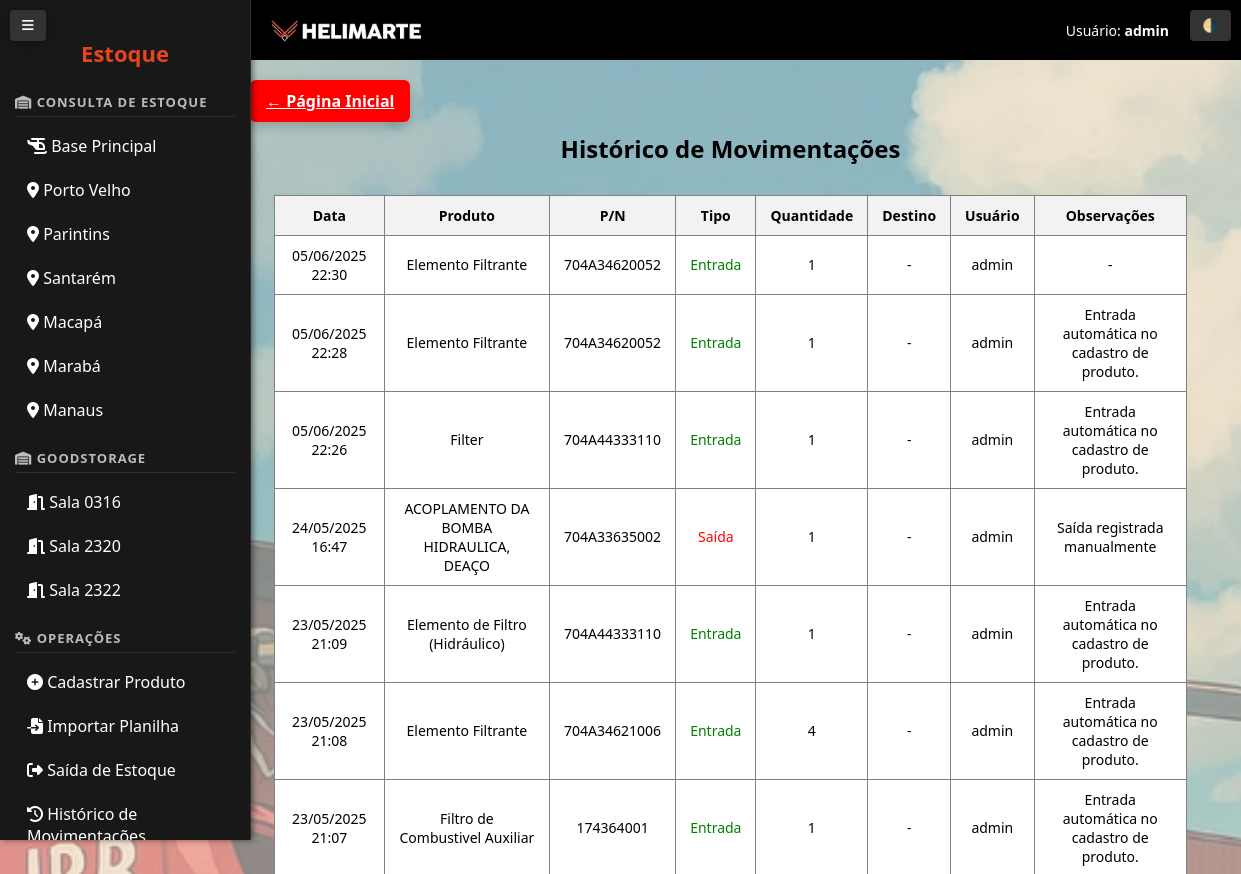
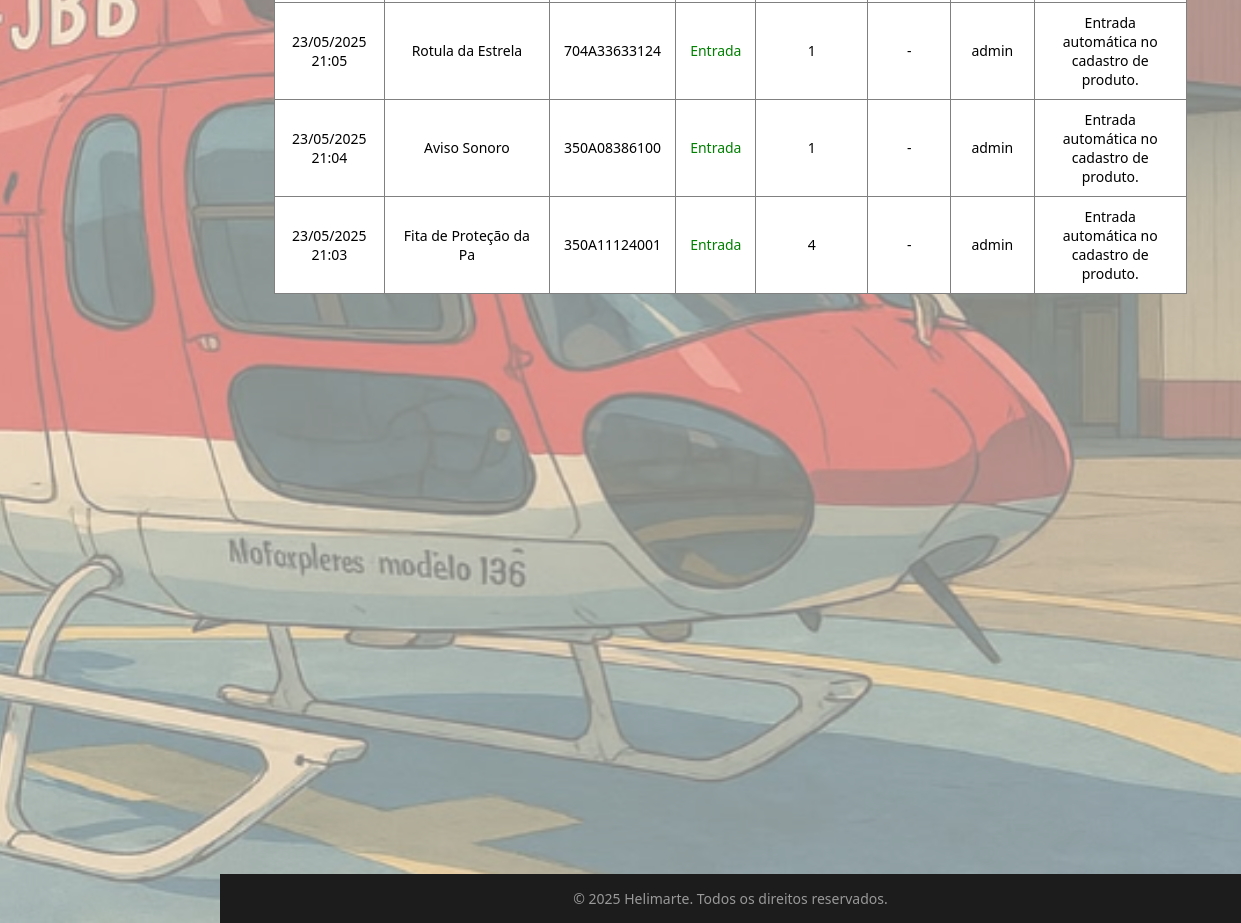
The app's page /historico-movimentacoes/ (signed in) with its own data (2 pictures, top to bottom).
### estoque/models.py (models this page shows, shortened)
class MovimentoEstoque(models.Model):
    ENTRADA = 'E'
    SAIDA = 'S'
    TIPO_CHOICES = [
        (ENTRADA, 'Entrada'),
        (SAIDA, 'Saída'),
    ]
    produto = models.ForeignKey(Produto, on_delete=models.CASCADE)
    tipo = models.CharField("Tipo", max_length=1, choices=TIPO_CHOICES)
    quantidade = models.PositiveIntegerField("Quantidade")
    data_movimento = models.DateTimeField("Data do Movimento", auto_now_add=True)
    validade = models.DateField("Validade", null=True, blank=True)
    local_guardado = models.CharField("Local onde está guardado", max_length=100, blank=True)
    destino = models.CharField("Destino", max_length=100, blank=True)
    observacoes = models.TextField("Observações", blank=True)
    usuario = models.ForeignKey(User, on_delete=models.SET_NULL, null=True, blank=True)

class Produto(models.Model):
    BASE_CHOICES = [
        ("Base Principal", "Base Principal"),
        ("Base Porto Velho", "Base Porto Velho"),
        ("Base Parintins", "Base Parintins"),
        ("Base Santarém", "Base Santarém"),
        ("Base Macapá", "Base Macapá"),
        ("Base Marabá", "Base Marabá"),
        ("Base Manaus", "Base Manaus"),
        ("Sala 0316", "Sala 0316"),
        ("Sala 2320", "Sala 2320"),
        ("Sala 2322", "Sala 2322"),
    ]
    DESTINO_CHOICES = [
        ("Estoque", "Estoque"),
        ("PS-ARB", "PS-ARB"),
        ("PS-JOR", "PS-JOR"),
        ("PS-VCB", "PS-VCB"),
        ("PS-JJF", "PS-JJF"),
        ("PS-ELI", "PS-ELI"),
        ("PS-ALE", "PS-ALE"),
        ("PS-JAE", "PS-JAE"),
        ("PT-HYO", "PT-HYO"),
        ("PP-JBB", "PP-JBB"),
        ("PR-JJB", "PR-JJB"),
        ("PT-YUN", "PT-YUN"),
        ("PT-YTU", "PT-YTU"),
        ("PP-JUL", "PP-JUL"),
    ]
    nome = models.CharField("Nome do Produto", max_length=100)
    pn = models.CharField("P/N", max_length=50)
    sn = models.CharField("S/N", max_length=100, blank=True, null=True)
    quantidade = models.PositiveIntegerField("Quantidade", default=0)
    validade = models.DateField("Validade", null=True, blank=True)
    observacoes = models.TextField("Observações", blank=True, null=True)
    nome_responsavel = models.CharField("Nome do Responsável", max_length=100, blank=True, null=True)
    base = models.CharField("Base", max_length=50, choices=BASE_CHOICES, default="Base Principal")
    local = models.CharField("Local", max_length=100, blank=True, null=True)
    estoque_minimo = models.IntegerField(default=0)
    destino = models.CharField("Destino", max_length=100, choices=DESTINO_CHOICES, blank=True, null=True)
    class Meta:
        unique_together = ['pn', 'base']
        ordering = ['nome']

### estoque/views.py (the view)
# urls.py: path('historico-movimentacoes/', views.historico_movimentacoes, name='historico_movimentacoes'),
@login_required
def historico_movimentacoes(request):
    movimentos = MovimentoEstoque.objects.all().order_by('-data_movimento')
    return render(request, 'estoque/historico_movimentacoes.html', {'movimentos': movimentos})

### estoque/templates/estoque/historico_movimentacoes.html (shortened to what this page needs)
{% extends 'estoque/base.html' %}
{% block content %}
<h2 style="text-align: center; margin-bottom: 30px;">Histórico de Movimentações</h2>
<table border="1" cellpadding="8" cellspacing="0" style="margin: auto; width: 95%; border-collapse: collapse;">
  <thead style="background-color: #f2f2f2;">
    <tr>
      <th>Data</th>
      <th>Produto</th>
      <th>P/N</th>
      <th>Tipo</th>
      <th>Quantidade</th>
      <th>Destino</th>
      <th>Usuário</th>
      <th>Observações</th>
    </tr>
  </thead>
  <tbody>
    {% for movimento in movimentos %}
    <tr>
      <td>{{ movimento.data_movimento|date:"d/m/Y H:i" }}</td>
      <td>{{ movimento.produto.nome }}</td>
      <td>{{ movimento.produto.pn }}</td>
      <td>
        {% if movimento.tipo == "E" %}
          <span style="color: green;">Entrada</span>
        {% else %}
          <span style="color: red;">Saída</span>
        {% endif %}
      </td>
      <td>{{ movimento.quantidade }}</td>
      <td>{{ movimento.destino|default:"-" }}</td>
      <td>{{ movimento.usuario.username|default:"-" }}</td>
      <td>{{ movimento.observacoes|default:"-" }}</td>
    </tr>
    {% empty %}
    <tr>
      <td colspan="8" style="text-align: center;">Nenhum movimento registrado.</td>
    </tr>
    {% endfor %}
  </tbody>
</table>
{% endblock %}

### estoque/templates/estoque/base.html (shortened to what this page needs)
{% load static %}
<!DOCTYPE html>
<html lang="pt-br" data-theme="light">
<head>
    {% block head_links %}
    <link rel="stylesheet" href="{% static 'css/modo_escuro.css' %}">
    <link rel="stylesheet" href="{% static 'css/estilo_base.css' %}">
    <link rel="stylesheet" href="https://cdnjs.cloudflare.com/ajax/libs/font-awesome/6.5.0/css/all.min.css"
 />
    {% endblock %}
</head>
<body class="{% block body_class %}{% endblock %}">
    <button id="toggleSidebarBtn" onclick="toggleSidebar()" title="Alternar Menu">
        <i class="fas fa-bars"></i>
    </button>
    <button id="toggleThemeBtn" onclick="toggleTheme()" title="Alternar Tema">🌗</button>
    <aside id="sidebar">
        {% block sidebar %}
        <h1>Estoque</h1>
        <nav>
            <strong><i class="fa-solid fa-warehouse"></i> Consulta de Estoque</strong>
            <a href="{% url 'consulta_por_base' 'base-principal' %}"><i class="fa-solid fa-helicopter"></i> Base
                Principal</a>
            <a href="{% url 'consulta_por_base' 'base-porto-velho' %}"><i class="fa-solid fa-location-dot"></i> Porto
                Velho</a>
            <a href="{% url 'consulta_por_base' 'base-parintins' %}"><i class="fa-solid fa-location-dot"></i>
                Parintins</a>
            <a href="{% url 'consulta_por_base' 'base-santarem' %}"><i class="fa-solid fa-location-dot"></i>
                Santarém</a>
            <a href="{% url 'consulta_por_base' 'base-macapa' %}"><i class="fa-solid fa-location-dot"></i> Macapá</a>
            <a href="{% url 'consulta_por_base' 'base-maraba' %}"><i class="fa-solid fa-location-dot"></i> Marabá</a>
            <a href="{% url 'consulta_por_base' 'base-manaus' %}"><i class="fa-solid fa-location-dot"></i> Manaus</a>
            <strong><i class="fa-solid fa-warehouse"></i> GoodStorage</strong>
            <a href="{% url 'consulta_por_base' 'sala-0316' %}"><i class="fa-solid fa-door-open"></i> Sala 0316</a>
            <a href="{% url 'consulta_por_base' 'sala-2320' %}"><i class="fa-solid fa-door-open"></i> Sala 2320</a>
            <a href="{% url 'consulta_por_base' 'sala-2322' %}"><i class="fa-solid fa-door-open"></i> Sala 2322</a>
            <strong><i class="fas fa-cogs"></i> Operações</strong>
            <a href="{% url 'cadastrar_produto' %}"><i class="fas fa-plus-circle"></i> Cadastrar Produto</a>
            <a href="{% url 'importar_produtos' %}"><i class="fas fa-file-import"></i> Importar Planilha</a>
            <a href="{% url 'saida_estoque' %}"><i class="fas fa-sign-out-alt"></i> Saída de Estoque</a>
            <a href="{% url 'historico_movimentacoes' %}"><i class="fas fa-history"></i> Histórico de Movimentações</a>
        </nav>
        {% endblock %}
    </aside>
    <header>
        <div class="logo">
            <img src="{% static 'logo_grande.png' %}" alt="Logo Helimarte">
        </div>
        <div class="user-info">
            Usuário: <strong>{{ request.user.username }}</strong>
        </div>
    </header>
    <main>
        {% if not home %}
        <a href="{% url 'pagina_inicial' %}" class="btn">← Página Inicial</a>
        {% endif %}
        {% block content %}{% endblock %}
    </main>
    <footer>
        &copy; {% now "Y" %} Helimarte. Todos os direitos reservados.
    </footer>
</body>
</html>

### static/modo_escuro.css (style rules this page uses)
:root { --bg-light: #ffffff; --bg-dark: #121212; --text-light: #000000; --text-dark: #f1f1f1; --primary: #1e88e5; --primary-hover: #1565c0; --menu-bg-dark: #181818; --menu-hover-dark: #333333; --success: #43a047; --danger: #e53935; --table-bg-dark: #1e1e1e; --table-row-dark: #252525; --table-border-dark: #333333; }
body { background-color: var(--bg); color: var(--text); font-family: 'Segoe UI', sans-serif; transition: background-color 0.3s, color 0.3s; }
aside { background-color: var(--menu-bg-dark); color: var(--text); transition: background-color 0.3s, color 0.3s; }
aside nav a { color: var(--text); text-decoration: none; display: block; padding: 8px 12px; }
.btn { background-color: var(--primary); color: white; padding: 10px 16px; border-radius: 10px; border: none; cursor: pointer; transition: background-color 0.2s; }
header, footer { background-color: var(--menu-bg-dark); color: var(--text-dark); padding: 10px; text-align: center; }

### static/css/estilo_base.css (style rules this page uses)
:root { --bg-color-light: rgba(255, 255, 255, 0.623); --bg-color-dark: #121212; --text-color-light: #000; --text-color-dark: #f1f1f1d7; --highlight-color: #e5461e; --highlight-hover: #1565c0; --warning-color: #e53935; --ok-color: #43a047; --menu-width: 220px; --menu-bg: #181818; --menu-text: #fff; --menu-hover: #e5461e(41.31% 83.85 38.92); --content-bg: rgba(255, 255, 255, 0.08); --content-border: rgba(255, 255, 255, 0.1); }
[data-theme="light"] { --bg-color: var(--bg-color-light); --text-color: var(--text-color-light); }
body { font-family: 'Segoe UI', Tahoma, Geneva, Verdana, sans-serif; margin: 0; color: var(--text-color); background-image: url("../estoque/img/fundo_helimarte.png"); background-size: cover; background-repeat: no-repeat; background-position: center; background-attachment: fixed; }
body::before { content: ""; position: fixed; top: 0; left: 0; width: 100%; height: 100%; background-color: var(--bg-color); opacity: 0.8; z-index: -1; }
aside { width: var(--menu-width); background-color: var(--menu-bg); color: var(--menu-text); padding: 20px 15px; height: 100vh; position: fixed; top: 0; left: 0; overflow-y: auto; box-shadow: 2px 0 6px rgba(0, 0, 0, 0.5); transition: all 0.3s ease-in-out; border-right: 1px solid rgba(255, 255, 255, 0.1); }
aside h1 { font-size: 22px; font-weight: bold; margin-bottom: 25px; text-align: center; color: #e5461e; }
nav strong { display: block; margin: 20px 0 10px; font-size: 13px; text-transform: uppercase; letter-spacing: 1px; color: #bbb; border-bottom: 1px solid rgba(255, 255, 255, 0.1); padding-bottom: 5px; }
nav a { display: flex; align-items: center; gap: 10px; padding: 10px 12px; margin: 6px 0; border-radius: 6px; color: var(--menu-text); text-decoration: none; transition: background-color 0.3s, padding-left 0.3s; }
header { background-color: #000; color: #fff; display: flex; align-items: center; justify-content: space-between; height: 60px; padding: 0 40px; margin-left: var(--menu-width); z-index: 100; }
header .logo img { height: 40px; object-fit: contain; }
header .logo { padding-left: 8px; }
header .user-info { font-size: 14px; padding-right: 32px; }
main { padding: 30px; margin-left: var(--menu-width); border-radius: 10px; color: black; transition: margin-left 0.3s ease; }
table { width: 100%; border-collapse: collapse; background-color:white; color: black; font-size: 14px; margin-top: 20px; }
thead { background-color: rgba(255, 255, 255, 0.1); }
th, td { padding: 10px 14px; text-align: center; }
tbody tr:nth-child(even) { background-color: rgba(255, 255, 255, 0.03); }
.btn, input[type="submit"], button { padding: 10px 16px; border: none; border-radius: 6px; background-color:red; color: white; font-weight: bold; cursor: pointer; box-shadow: 0 4px 12px rgba(0, 0, 0, 0.2); transition: background-color 0.3s, transform 0.2s; }
footer { text-align: center; padding: 15px 0; background-color: #1c1c1c; font-size: 14px; color: #999; margin-left: var(--menu-width); margin-top: 550px; }
#toggleSidebarBtn, #toggleThemeBtn { position: fixed; top: 10px; z-index: 2000; background-color: #333 ; color: white; border: none; padding: 8px 12px; border-radius: 4px; cursor: pointer; }
#toggleSidebarBtn { left: 10px; }
#toggleThemeBtn { right: 10px; }

### records on screen
MovimentoEstoque: data_movimento "05/06/2025 22:30", produto.nome "Elemento Filtrante", produto.pn "704A34620052", tipo "Entrada", quantidade "1", destino "-", usuario.username "admin", observacoes "-"
MovimentoEstoque: data_movimento "05/06/2025 22:28", produto.nome "Elemento Filtrante", produto.pn "704A34620052", tipo "Entrada", quantidade "1", destino "-", usuario.username "admin", observacoes "Entrada automática no cadastro de produto."
MovimentoEstoque: data_movimento "05/06/2025 22:26", produto.nome "Filter", produto.pn "704A44333110", tipo "Entrada", quantidade "1", destino "-", usuario.username "admin", observacoes "Entrada automática no cadastro de produto."
MovimentoEstoque: data_movimento "24/05/2025 16:47", produto.nome "ACOPLAMENTO DA BOMBA HIDRAULICA, DEAÇO", produto.pn "704A33635002", tipo "Saída", quantidade "1", destino "-", usuario.username "admin", observacoes "Saída registrada manualmente"
MovimentoEstoque: data_movimento "23/05/2025 21:09", produto.nome "Elemento de Filtro (Hidráulico)", produto.pn "704A44333110", tipo "Entrada", quantidade "1", destino "-", usuario.username "admin", observacoes "Entrada automática no cadastro de produto."
MovimentoEstoque: data_movimento "23/05/2025 21:08", produto.nome "Elemento Filtrante", produto.pn "704A34621006", tipo "Entrada", quantidade "4", destino "-", usuario.username "admin", observacoes "Entrada automática no cadastro de produto."
MovimentoEstoque: data_movimento "23/05/2025 21:07", produto.nome "Filtro de Combustivel Auxiliar", produto.pn "174364001", tipo "Entrada", quantidade "1", destino "-", usuario.username "admin", observacoes "Entrada automática no cadastro de produto."
MovimentoEstoque: data_movimento "23/05/2025 21:05", produto.nome "Rotula da Estrela", produto.pn "704A33633124", tipo "Entrada", quantidade "1", destino "-", usuario.username "admin", observacoes "Entrada automática no cadastro de produto."
MovimentoEstoque: data_movimento "23/05/2025 21:04", produto.nome "Aviso Sonoro", produto.pn "350A08386100", tipo "Entrada", quantidade "1", destino "-", usuario.username "admin", observacoes "Entrada automática no cadastro de produto."
MovimentoEstoque: data_movimento "23/05/2025 21:03", produto.nome "Fita de Proteção da Pa", produto.pn "350A11124001", tipo "Entrada", quantidade "4", destino "-", usuario.username "admin", observacoes "Entrada automática no cadastro de produto."

### other values on screen
{{ request.user.username }} "admin"
